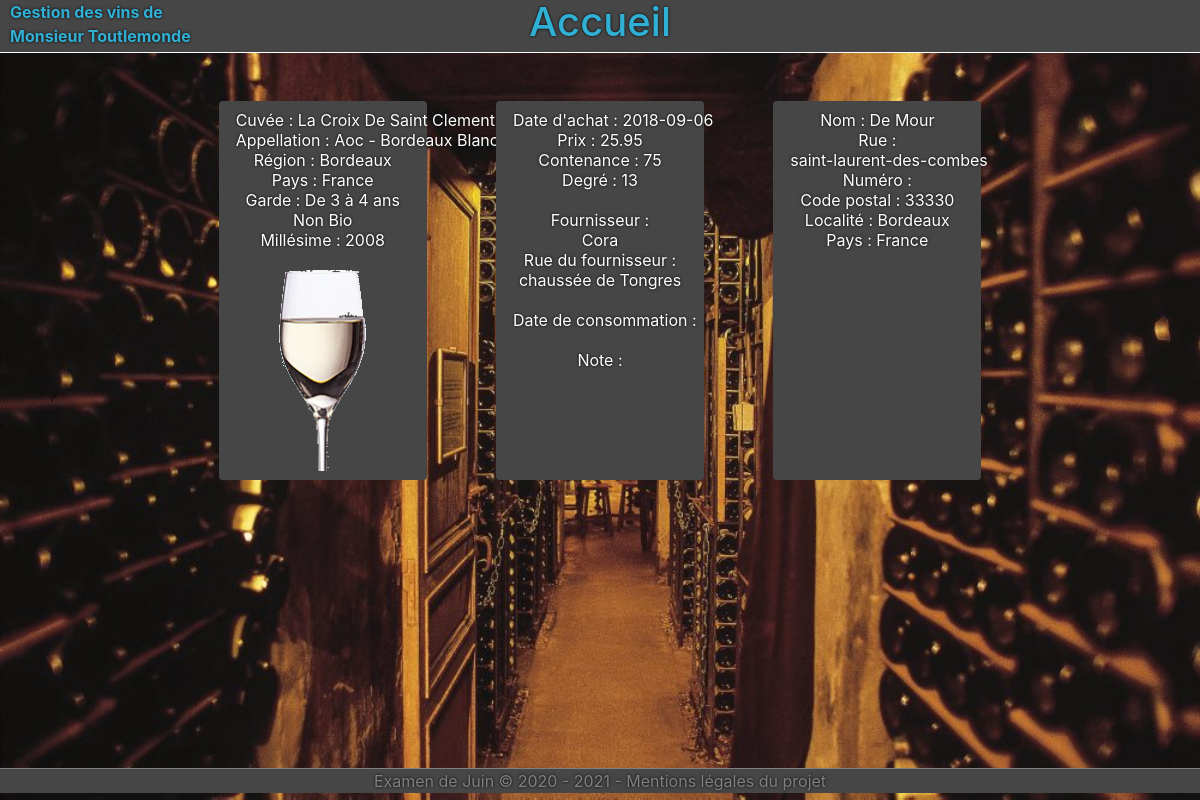
Page /consomee.php?idbout=59 on the committed database.
### tables this page shows
CREATE TABLE IF NOT EXISTS `vin` (
  `idVin` int(11) NOT NULL AUTO_INCREMENT,
  `nomCuvee` varchar(250) NOT NULL,
  `appellation` varchar(250) NOT NULL,
  `nomRegion` varchar(100) DEFAULT NULL,
  `idPays` int(11) NOT NULL,
  `couleur` varchar(20) NOT NULL,
  `idProducteur` int(11) NOT NULL,
  `garde` char(4) DEFAULT NULL,
  `bio` tinyint(1) NOT NULL,
  `millesime` int(11) NOT NULL,
  PRIMARY KEY (`idVin`),
  KEY `idPays` (`idPays`),
  KEY `idProducteur` (`idProducteur`),
  KEY `appellation` (`appellation`),
  KEY `nomRegion` (`nomRegion`),
  KEY `couleur` (`couleur`),
  KEY `millesime` (`millesime`)
);

CREATE TABLE IF NOT EXISTS `pays` (
  `idPays` int(11) NOT NULL AUTO_INCREMENT,
  `nomPays` varchar(100) NOT NULL,
  PRIMARY KEY (`idPays`),
  KEY `nomPays` (`nomPays`)
);

CREATE TABLE IF NOT EXISTS `bouteille` (
  `idBouteille` int(11) NOT NULL AUTO_INCREMENT,
  `dateAchat` date DEFAULT NULL,
  `prixAchat` int(11) DEFAULT NULL,
  `contenance` int(11) NOT NULL,
  `degreAlcool` int(11) DEFAULT NULL,
  `idVin` int(11) NOT NULL,
  `idEmplacement` int(11) DEFAULT NULL,
  `idConsommation` int(11) DEFAULT NULL,
  `idFournisseur` int(11) DEFAULT NULL,
  PRIMARY KEY (`idBouteille`),
  KEY `idVin` (`idVin`),
  KEY `idEmplacement` (`idEmplacement`),
  KEY `idConsommation` (`idConsommation`),
  KEY `idFournisseur` (`idFournisseur`)
);

CREATE TABLE IF NOT EXISTS `fournisseur` (
  `idFournisseur` int(11) NOT NULL AUTO_INCREMENT,
  `nomFournisseur` varchar(200) NOT NULL,
  `rueFournisseur` varchar(200) DEFAULT NULL,
  `numeroFournisseur` varchar(10) DEFAULT NULL,
  `CPFournisseur` varchar(10) NOT NULL,
  `localiteFournisseur` varchar(250) NOT NULL,
  `idPays` int(11) NOT NULL,
  PRIMARY KEY (`idFournisseur`),
  KEY `idPays` (`idPays`),
  KEY `nomFournisseur` (`nomFournisseur`)
);

CREATE TABLE IF NOT EXISTS `producteur` (
  `idProducteur` int(11) NOT NULL AUTO_INCREMENT,
  `nomProducteur` varchar(250) NOT NULL,
  `rueProducteur` varchar(250) DEFAULT NULL,
  `numeroProducteur` varchar(10) DEFAULT NULL,
  `CPProducteur` varchar(10) NOT NULL,
  `localiteProducteur` varchar(200) NOT NULL,
  `idPays` int(11) NOT NULL,
  PRIMARY KEY (`idProducteur`),
  KEY `idPays` (`idPays`)
);

### consomee.php (the view, shortened to what this page needs)
<?php
    require("./include/header.php");
    require("./include/connectDB.php");
    $idBout = htmlspecialchars($_GET["idbout"]);
    $request = mysqli_query($con, "SELECT * FROM bouteille WHERE idBouteille LIKE \"$idBout\"");
    $data = mysqli_fetch_array($request);
    $date = $data[1];
    $prix = $data[2];
    $prix /= 100;
    $cont = $data[3];
    $cont /= 10;
    $deg = $data[4];
    $deg /= 10;
    $idVin = $data[5];
    $idCons = $data[7];
    $idFourn = $data[8];
    $request = mysqli_query($con, "SELECT * FROM consommation WHERE idConsommation LIKE \"$idCons\"");
    $data = mysqli_fetch_array($request);
    $dateCons = $data[1];
    $noteCons = $data[2];
    $noteCons = ucfirst($noteCons);
    $request = mysqli_query($con, "SELECT * FROM fournisseur WHERE idFournisseur LIKE \"$idFourn\"");
    $data = mysqli_fetch_array($request);
    $nomFourn = $data[1];
    $rueFourn = $data[2];
    $request = mysqli_query($con, "SELECT * FROM vin WHERE idVin LIKE \"$idVin\"");
    $data = mysqli_fetch_array($request);
    $cuvee = ucwords($data[1]);
    $appel = ucwords($data[2]);
    $region = ucwords($data[3]);
    $col = $data[5];
    $idProd = $data[6];
    $garde = $data[7];
    $bio = $data[8];
    $mill = $data[9];
    $pays = $data[4];
    $requesttmp = mysqli_query($con, "SELECT * FROM pays WHERE idPays LIKE \"$pays\"");
    $data = mysqli_fetch_array($requesttmp);
    $paysVin = $data[1];
    $request = mysqli_query($con, "SELECT * FROM producteur WHERE idProducteur LIKE \"$idProd\"");
    $data = mysqli_fetch_array($request);
    $prod = $data[1];
    $rue = $data[2];
    $num = $data[3];
    $cpp = $data[4];
    $loc = $data[5];
    $pays = $data[6];
    $requesttmp = mysqli_query($con, "SELECT * FROM pays WHERE idPays LIKE \"$pays\"");
    $data = mysqli_fetch_array($requesttmp);
    $paysProd = $data[1];
?>
<!DOCTYPE html>
<html lang="fr">
<head>
</head>
<body class="bout">
    <div class="page text-center">
        <div class="flex-around">
            <div class="btn btn-vin col-md-3">
                <?php
                    echo("Cuvée : ".ucwords($cuvee)."</br>");
                    echo("Appellation : ".ucwords($appel)."</br>");
                    echo("Région : ".ucwords($region)."</br>");
                    echo("Pays : ".$paysVin."</br>");
                    $garde1 = round($garde / 100, 0);
                    $garde2 = $garde % 100;
                    echo("Garde : De ".$garde1." à ".$garde2." ans</br>");
                    if($bio == 1)
                        echo("Bio</br>");
                    else
                        echo("Non Bio</br>");
                    echo("Millésime : ".$mill."</br>");
                    if($col == "rgt") {
                        ?><img class="img" src="image/rgt.png" /><?php
                    } else if($col == "blt") {
                        ?><img class="img" src="./image/blt.png" /><?php
                    } else if($col == "rst") {
                        ?><img class="img" src="./image/rst.png" /><?php
                    } else if($col == "ble") {
                        ?><img class="img" src="./image/ble.png" /><?php
                    } else if($col == "rse") {
                        ?><img class="img" src="./image/rse.png" /><?php
                    } else if($col == "rgl") {
                        ?><img class="img" src="./image/rgl.png" /><?php
                    } else if($col == "bll") {
                        ?><img class="img" src="./image/bll.png" /><?php
                    }
                ?>
            </div>
            <div class="btn btn-vin col-md-3">
                <?php
                    echo("Date d'achat : ".$date."</br>");
                    echo("Prix : ".$prix."</br>");
                    echo("Contenance : ".$cont."</br>");
                    echo("Degré : ".$deg."</br>");
                    echo("Fournisseur :</br>".$nomFourn."</br>");
                    echo("Rue du fournisseur :</br>".$rueFourn."</br>");
                    echo("Date de consommation :</br>".$dateCons."</br>");
                    echo("Note :</br>".$noteCons."</br>");
                ?>
            </div>
            <div class="btn btn-vin col-md-3">
                <?php
                    echo("Nom : ".ucwords($prod)."</br>");
                    echo("Rue :</br>".$rue."</br>");
                    echo("Numéro : ".$num."</br>");
                    echo("Code postal : ".$cpp."</br>");
                    echo("Localité : ".ucwords($loc)."</br>");
                    echo("Pays : ".$paysProd."</br>");
                ?>
            </div>
        </div>
    </div>
    <?php require("./include/footer.php"); ?>
</body>
</html>

### include/header.php (shortened to what this page needs)
<head>
    <link rel="stylesheet" href="./css/light.css">
    <link rel="stylesheet" href="./css/bootstrap.min.css">
</head>
<header>
    <a href="./index.php">
        <h1>Accueil</h1>
    </a>
</header>
<p class="header-text">
    Gestion des vins de</br>
    Monsieur Toutlemonde
</p>

### include/footer.php (shortened to what this page needs)
<footer class="text-center">
    <p>Examen de Juin © <?php echo(date("Y", time()-31536000)." - ".date("Y")); ?> - Mentions légales du projet</p>
</footer>

### css/light.css (style rules this page uses)
header { position: fixed; top: 0; width: 100%; z-index: 100; background-color: #464646; border-bottom: 1px solid; }
header a:link, header a:visited { color: #fff; text-align: center; text-decoration: none; margin: 5px; }
body { background-attachment: fixed; background-size: 100%; margin: auto; }
footer { color: gray; background-color: #464646; border-top: 1px solid; }
footer p { bottom: 0; margin: 0px 0px 0px 0px; }
.header-text { color: #31b0d5; position: fixed; top: 0; left: 10px; z-index: 101; font-weight: bold; }
.bout { color: #fff; text-shadow: 0px 0px 3px black; background-image: url(../image/cave.jpg); background-size: 100% 100%; }
.page { overflow: hidden; min-height: 86%; margin: 5em 10em 0em 10em; padding: 1em 1.5em 1em 1.5em; font-weight: bold; }
.flex-around { display: flex; justify-content: space-around; }
.img { width: 50%; min-width: 50px; max-width: 100px; }
.btn { margin: 5px 0px 5px 0px; }
.btn-vin { color: #fff; background-color: #464646; border-color: #fff; }

### rows in the picture
vin: nomCuvee "La Croix De Saint Clement", appellation "Aoc - Bordeaux Blanc", nomRegion "Bordeaux", garde "3", garde "4", millesime "2008"
pays: nomPays "France"
bouteille: dateAchat "2018-09-06"
fournisseur: nomFournisseur "Cora", rueFournisseur "chaussée de Tongres"
producteur: nomProducteur "De Mour", rueProducteur "saint-laurent-des-combes", CPProducteur "33330", localiteProducteur "Bordeaux"

### other values in the picture
$prix "25.95"
$cont "75"
$deg "13"
